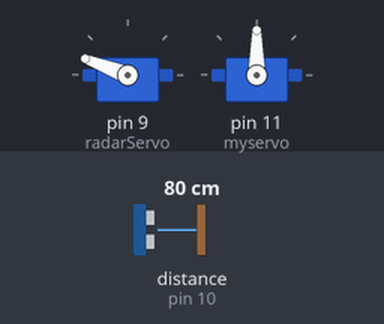
Simulated run of this sketch. Board: Arduino Uno, built with avr-gcc and run on an emulated ATmega328P. On the bench: 2 × servo. Wiring (inferred from the names in the program): ultrasonic range finder: trigger pin 13; echo pin 10. The test bench sets the inputs (shaded band); at power-on: distance to the obstacle (sensor on pin 10) 80 cm. The echo pulse lasts 58.3 µs per cm; what the sketch prints to the serial monitor is not drawn.

Above: at 1.2 s.
1.3 s: distance to the obstacle (sensor on pin 10) set to 250 cm
At 2.3 s:
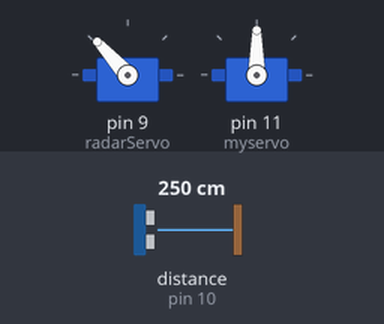
4.3 s: distance to the obstacle (sensor on pin 10) set to 2 cm
At 5.0 s:
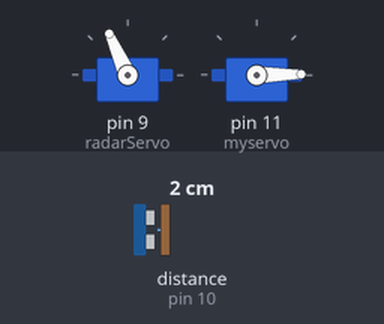
7.3 s: distance to the obstacle (sensor on pin 10) set to 120 cm
At 8.8 s:
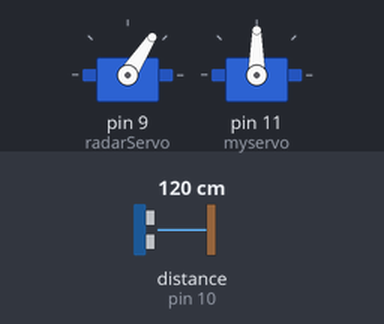
Timing chart, 0 to 16.3 s (numbered marks = the images above; inputs shaded):
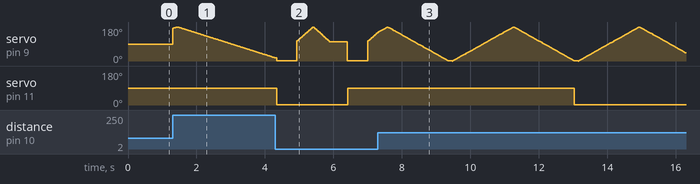

The sketch:

code_3_showra.ino
```cpp
#include <Servo.h>

const int trigPin = 13;
const int echoPin = 10;

long duration;
long distinCM;

Servo radarServo,myservo;

void setup()
{
  pinMode(trigPin, OUTPUT);
  pinMode(echoPin, INPUT);
  Serial.begin(9600);
  radarServo.attach(9);
  myservo.attach(11);
}
void loop()
{
  long duration,distance;
  digitalWrite(trigPin,LOW);
  delayMicroseconds(2);
  digitalWrite(trigPin,HIGH);
  delayMicroseconds(10);
  digitalWrite(trigPin,LOW);
  duration = pulseIn(echoPin,HIGH);
  distance = duration*0.034/2;


  for(int i=0;i<=180;i++)
  {
    radarServo.write(i);
    delay(2);

    digitalWrite(trigPin, LOW);
    delayMicroseconds(2);
    digitalWrite(trigPin, HIGH);
    delayMicroseconds(10);
    digitalWrite(trigPin, LOW);
    duration = pulseIn(echoPin, HIGH);
    distinCM = duration*0.034/2;

    Serial.print(i);
    Serial.print("*");
    Serial.print(distinCM);
    Serial.print("#");

  }

  for(int i=180;i>0;i--)
  {
    radarServo.write(i);
    delay(2);
    digitalWrite(trigPin, LOW);
    delayMicroseconds(2);
    digitalWrite(trigPin, HIGH);
    delayMicroseconds(10);
    digitalWrite(trigPin, LOW);
    duration = pulseIn(echoPin, HIGH);
    distinCM = duration*0.034/2;

    Serial.print(i);
    Serial.print("*");
    Serial.print(distinCM);
    Serial.print("#");

  }

  if(distance <= 40)
{
   myservo.write(90);
    delay(10);

  }
 else
  {
   myservo.write(1);
  }

   Serial.print("Distance:");
   Serial.println(distance);
   delay(100);

}
```

Measured:
- after the input at 1.3 s, servo on pin 11 (myservo): stays 90° (without the input it goes to 1° after 1.4 s)
- after the input at 4.3 s, servo on pin 11 (myservo): 90° → 1° after 0.05 s instead of 0.28 s
- after the input at 7.3 s, servo on pin 11 (myservo): 90° → 1° after 5.7 s
